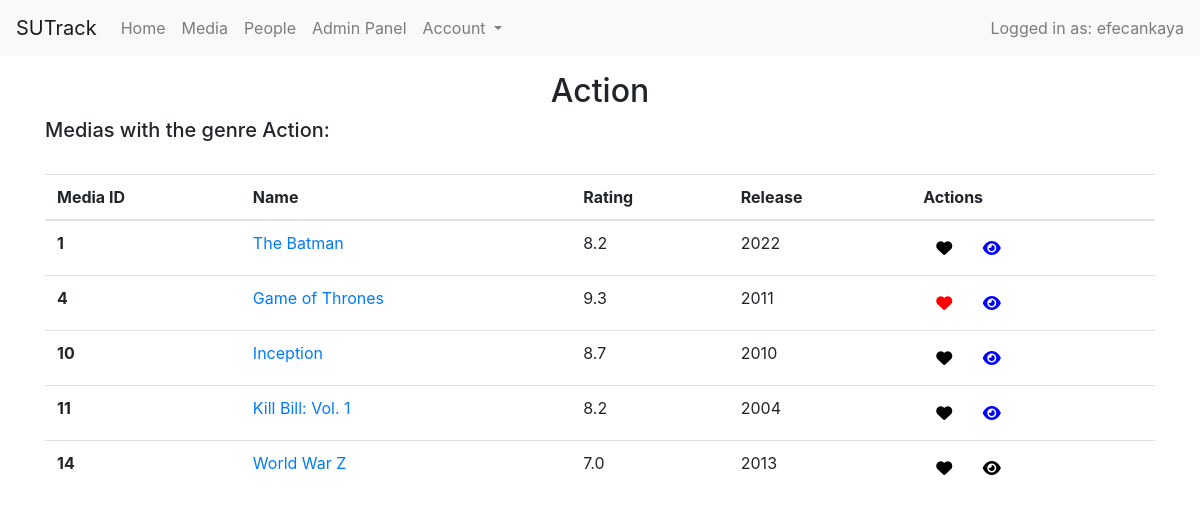
Page /source/genre.php?id=3 (signed in) on the committed database.
### tables this page shows
CREATE TABLE `Users` (
  `usr_id` int(11) NOT NULL,
  `usr_username` varchar(50) NOT NULL,
  `usr_password` varchar(50) NOT NULL,
  `usr_isadmin` tinyint(1) DEFAULT '0',
  `usr_date` timestamp NOT NULL DEFAULT CURRENT_TIMESTAMP ON UPDATE CURRENT_TIMESTAMP
);

CREATE TABLE `Genre` (
  `gen_id` int(11) NOT NULL,
  `gen_name` varchar(50) DEFAULT NULL
);

CREATE TABLE `Has_genre` (
  `med_id` int(11) NOT NULL,
  `gen_id` int(11) NOT NULL
);

CREATE TABLE `Media` (
  `med_id` int(11) NOT NULL,
  `med_name` varchar(50) NOT NULL,
  `med_rating` decimal(9,1) DEFAULT NULL,
  `med_release` date DEFAULT NULL
);

### source/functions.php (called while the page is built, shortened)
<?php
function check_login($db) {
    if (isset($_SESSION["usr_id"])) {
        $id = $_SESSION["usr_id"];
        $query = "SELECT * FROM Users WHERE usr_id = '$id' LIMIT 1";
        $result = mysqli_query($db, $query);
        if($result && mysqli_num_rows($result) > 0) {
            $user_data = mysqli_fetch_assoc($result);
            return $user_data;
        }
    }
    die;
}
?>

### source/medias_genre.php (the view)
<?php if(isset($genreid)) : ?>
<table class="table">
    <thead>
        <tr>
            <th scope="col">Media ID</th>
            <th scope="col">Name</th>
            <th scope="col">Rating</th>
            <th scope="col">Release</th>
            <th scope="col">Actions</th>
        </tr>
    </thead>
    <tbody>
        <?php
        include "config.php";
        $user_data = check_login($db);
        $sql_statement = "SELECT * FROM Media NATURAL JOIN Has_genre NATURAL JOIN Genre WHERE gen_id = $genreid";
        $result = mysqli_query($db, $sql_statement);
        $userid = $user_data["usr_id"];
        while($row = mysqli_fetch_assoc($result)) {
            $id = $row['med_id'];
            $title = $row['med_name'];
            $rating = $row['med_rating'];
            $release = $row['med_release'];
            $release = strtok($release, "-");
            $is_favorite = mysqli_num_rows(mysqli_query($db, "SELECT * FROM Users NATURAL JOIN Favorite NATURAL JOIN Media WHERE usr_id = $userid AND med_id = $id LIMIT 1")) > 0;
            $is_watched = mysqli_num_rows(mysqli_query($db, "SELECT * FROM Users NATURAL JOIN Watched NATURAL JOIN Media WHERE usr_id = $userid AND med_id = $id LIMIT 1")) > 0;
            echo "<tr>
                    <th scope='row'>$id</th>
                    <td><a href='media.php?id=$id'>$title</a></td>
                    <td>$rating</td>
                    <td>$release</td>";
            echo '  <td>
                    <iframe name="i" style="display:none;"></iframe>
                    <form style="display:inline-block; margin:0;" action="favorite.php" method="POST" target="i">
                    <button name="med_id" value="' . $id . '" style="box-shadow: none; color: ' . (($is_favorite) ? "red" : "black") .
                    '" onclick="ToggleF(document.getElementById(\'fav' . $id . '-2\'))" id="fav' . $id . '-2" class="btn"><i class="fa-solid fa-heart"></i></button>
                    </form>
                    <iframe name="i" style="display:none;"></iframe>
                    <form style="display:inline-block; margin:0;" action="watched.php" method="POST" target="i">
                    <button name="med_id" value="' . $id . '" style="box-shadow: none; color: ' . (($is_watched) ? "blue" : "black") .
                    '" onclick="ToggleW(document.getElementById(\'wat' . $id . '-2\'))" id="wat' . $id . '-2" class="btn"><i class="fa-solid fa-eye"></i></button>
                    </form>
                    </td>
                </tr>
            ';
        }
        ?>
    </tbody>
</table>
<?php else : ?>
Bad request.
<?php endif ; ?>

### source/genre.php (shortened to what this page needs)
<?php
    include "config.php";
    include "functions.php";
    $user_data = check_login($db);
    if(isset($_GET["id"])) {
        $genreid = $_GET["id"];
        $result = mysqli_query($db, "SELECT * FROM Genre WHERE gen_id = $genreid");
        if(mysqli_num_rows($result) > 0) {
            $currentgenre = mysqli_fetch_assoc($result);
        } else {
            $currentgenre = false;
        }
    } else {
        echo "Error: id parameter is not set.";
        header("Location: media_search.php");
    }
?>
<html>
    <head>
        <link rel="stylesheet" href="https://cdnjs.cloudflare.com/ajax/libs/font-awesome/6.1.1/css/all.min.css" />
        <link rel="stylesheet" href="https://cdn.jsdelivr.net/npm/bootstrap@4.6.1/dist/css/bootstrap.min.css">
    </head>
    <body>
        <nav class="navbar fixed-top navbar-expand-lg navbar-light bg-light">
            <a class="navbar-brand" href="#">SUTrack</a>
            <div class="collapse navbar-collapse" id="navbarNavDropdown">
                <ul class="navbar-nav mr-auto">
                    <li class="nav-item">
                        <a class="nav-link" href="index.php">Home</a>
                    </li>
                    <li class="nav-item">
                        <a class="nav-link" href="media_search.php">Media</a>
                    </li>
                    <li class="nav-item">
                        <a class="nav-link" href="people_search.php">People</a>
                    </li> <?php
                        if($user_data["usr_isadmin"]) {
                          echo '
						<li class="nav-item">
							<a class="nav-link" href="admin.php">Admin Panel</a>
						</li>';
                        }
                        ?> <li class="nav-item dropdown">
                        <a class="nav-link dropdown-toggle" href="#" id="navbarDropdownMenuLink" data-toggle="dropdown" aria-haspopup="true" aria-expanded="false"> Account </a>
                    </li>
                </ul>
                <span class="navbar-text"> Logged in as: <?php echo $user_data["usr_username"];?> </span>
            </div>
        </nav>
        <br>
        <br>
        <div class="container">
            <br>
            <?php if($currentgenre) : ?>
                <?php
                    $genreid = $_GET["id"];
                    $genre = $currentgenre["gen_name"];
                ?>
                <div align="center">
                    <h2><?php echo $genre?></h2>
                </div>
                <h5>Medias with the genre <?php echo $genre ?>:</h5>
                <br>
                <?php include "medias_genre.php" ?>
            <?php else : ?>
                <div align="center">
                    <h2>This id does not exist.</h2>
                </div>
            <?php endif; ?>
        </div>
    </body>
</html>

### rows in the picture
users: usr_username "efecankaya"
genre: gen_name "Action"
has_genre: med.med_id "1", med.med_name "The Batman", med.med_rating "8.2", med.med_release "2022"
has_genre: med.med_id "4", med.med_name "Game of Thrones", med.med_rating "9.3", med.med_release "2011"
has_genre: med.med_id "10", med.med_name "Inception", med.med_rating "8.7", med.med_release "2010"
has_genre: med.med_id "11", med.med_name "Kill Bill: Vol. 1", med.med_rating "8.2", med.med_release "2004"
has_genre: med.med_id "14", med.med_name "World War Z", med.med_rating "7.0", med.med_release "2013"
